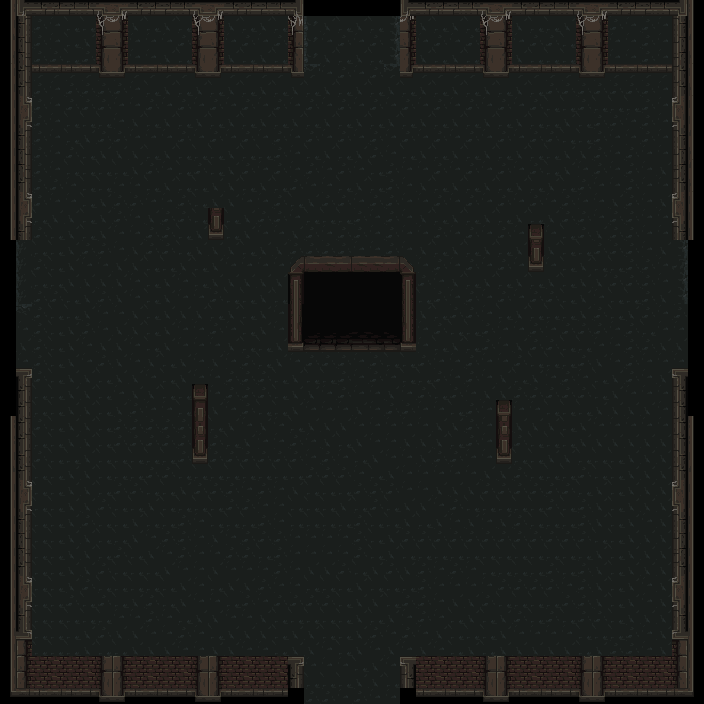

This is a level from a 2D game, rendered from its Tiled map with the project's own tilesets. A one-line summary and the map file follow, with tile-layer data summarised:
An orthogonal 44x44 tile map with 16x16 px tiles, 4 tile layers (флажки, пол, стены, проходящие_стены).

<map version="1.9" tiledversion="1.9.2" orientation="orthogonal" renderorder="right-down" width="44" height="44" tilewidth="16" tileheight="16" infinite="0" nextlayerid="5" nextobjectid="1">
 <tileset firstgid="1" source="mainlevbuild.tsx" />
 <layer id="4" name="флажки" width="44" height="44">
  <data>[1936 cells, 7 non-empty, 3 distinct tile ids]</data>
 </layer>
 <layer id="1" name="пол" width="44" height="44">
  <data>[1936 cells, 1796 non-empty, 18 distinct tile ids]</data>
 </layer>
 <layer id="2" name="стены" width="44" height="44">
  <data>[1936 cells, 323 non-empty, 92 distinct tile ids]</data>
 </layer>
 <layer id="3" name="проходящие_стены" width="44" height="44">
  <data>[1936 cells, 82 non-empty, 18 distinct tile ids]</data>
 </layer>
</map>
